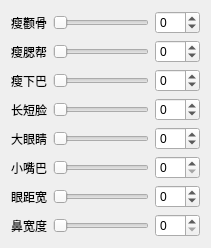
   <widget class="QWidget" name="gridLayoutWidget_9">
    <property name="geometry">
     <rect>
      <x>990</x>
      <y>150</y>
      <width>211</width>
      <height>221</height>
     </rect>
    </property>
    <layout class="QGridLayout" name="gridLayout_10">
     <property name="sizeConstraint">
      <enum>QLayout::SetDefaultConstraint</enum>
     </property>
     <item row="0" column="0">
      <widget class="QLabel" name="label_43">
       <property name="text">
        <string>瘦颧骨</string>
       </property>
      </widget>
     </item>
     <item row="3" column="0">
      <widget class="QLabel" name="label_51">
       <property name="text">
        <string>长短脸</string>
       </property>
      </widget>
     </item>
     <item row="4" column="2">
      <widget class="QSpinBox" name="spinBigEye">
       <property name="minimum">
        <number>-20</number>
       </property>
       <property name="maximum">
        <number>40</number>
       </property>
      </widget>
     </item>
     <item row="5" column="1">
      <widget class="QSlider" name="sliderFaceWide_6">
       <property name="orientation">
        <enum>Qt::Horizontal</enum>
       </property>
      </widget>
     </item>
     <item row="1" column="2">
      <widget class="QSpinBox" name="spinCheekThin">
       <property name="minimum">
        <number>-20</number>
       </property>
       <property name="maximum">
        <number>30</number>
       </property>
       <property name="singleStep">
        <number>5</number>
       </property>
      </widget>
     </item>
     <item row="1" column="0">
      <widget class="QLabel" name="label_44">
       <property name="text">
        <string>瘦腮帮</string>
       </property>
      </widget>
     </item>
     <item row="2" column="2">
      <widget class="QSpinBox" name="spinJawThin">
       <property name="minimum">
        <number>-20</number>
       </property>
       <property name="maximum">
        <number>40</number>
       </property>
       <property name="singleStep">
        <number>5</number>
       </property>
       <property name="value">
        <number>0</number>
       </property>
      </widget>
     </item>
     <item row="6" column="1">
      <widget class="QSlider" name="sliderFaceWide_10">
       <property name="orientation">
        <enum>Qt::Horizontal</enum>
       </property>
      </widget>
     </item>
     <item row="4" column="1">
      <widget class="QSlider" name="sliderFaceWide_5">
       <property name="orientation">
        <enum>Qt::Horizontal</enum>
       </property>
      </widget>
     </item>
     <item row="5" column="2">
      <widget class="QSpinBox" name="spinSmallMouth"/>
     </item>
     <item row="7" column="1">
      <widget class="QSlider" name="sliderFaceWide_12">
       <property name="orientation">
        <enum>Qt::Horizontal</enum>
       </property>
      </widget>
     </item>
     <item row="3" column="2">
      <widget class="QSpinBox" name="spinFaceLong">
       <property name="minimum">
        <number>-30</number>
       </property>
       <property name="maximum">
        <number>30</number>
       </property>
       <property name="singleStep">
        <number>5</number>
       </property>
      </widget>
     </item>
     <item row="3" column="1">
      <widget class="QSlider" name="sliderFaceWide_4">
       <property name="orientation">
        <enum>Qt::Horizontal</enum>
       </property>
      </widget>
     </item>
     <item row="5" column="0">
      <widget class="QLabel" name="label_57">
       <property name="text">
        <string>小嘴巴</string>
       </property>
      </widget>
     </item>
     <item row="0" column="1">
      <widget class="QSlider" name="sliderFaceWide">
       <property name="orientation">
        <enum>Qt::Horizontal</enum>
       </property>
      </widget>
     </item>
     <item row="6" column="0">
      <widget class="QLabel" name="label_64">
       <property name="text">
        <string>眼距宽</string>
       </property>
      </widget>
     </item>
     <item row="2" column="0">
      <widget class="QLabel" name="label_50">
       <property name="text">
        <string>瘦下巴</string>
       </property>
      </widget>
     </item>
     <item row="0" column="2">
      <widget class="QSpinBox" name="spinMalarThin">
       <property name="minimum">
        <number>-30</number>
       </property>
       <property name="maximum">
        <number>30</number>
       </property>
       <property name="singleStep">
        <number>5</number>
       </property>
       <property name="value">
        <number>0</number>
       </property>
      </widget>
     </item>
     <item row="1" column="1">
      <widget class="QSlider" name="sliderFaceWide_2">
       <property name="orientation">
        <enum>Qt::Horizontal</enum>
       </property>
      </widget>
     </item>
     <item row="2" column="1">
      <widget class="QSlider" name="sliderFaceWide_3">
       <property name="orientation">
        <enum>Qt::Horizontal</enum>
       </property>
      </widget>
     </item>
     <item row="7" column="0">
      <widget class="QLabel" name="label_58">
       <property name="text">
        <string>鼻宽度</string>
       </property>
      </widget>
     </item>
     <item row="4" column="0">
      <widget class="QLabel" name="label_45">
       <property name="text">
        <string>大眼睛</string>
       </property>
      </widget>
     </item>
     <item row="6" column="2">
      <widget class="QSpinBox" name="spinEyeDistance">
       <property name="minimum">
        <number>-10</number>
       </property>
       <property name="maximum">
        <number>30</number>
       </property>
       <property name="singleStep">
        <number>5</number>
       </property>
      </widget>
     </item>
     <item row="7" column="2">
      <widget class="QSpinBox" name="spinNoseWide"/>
     </item>
    </layout>
   </widget>
